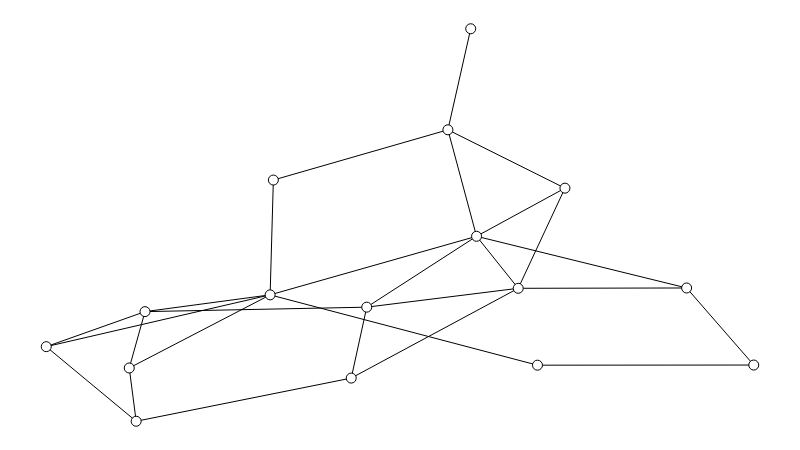

The notebook cell this image was saved under:
### Markdown cell above
Opa, isso é promissor! Temos um comportamento quase logaritmico, ou seja, parece que o comprimento médio praticamente estabiliza a partir de um certo número de nós. Isso parece ser uma boa proposta de pequeno mundo! Mas...

## O teste do macaco

As duplas Elisa/Bruna e Isabella/Hugo repararam que esse tipo de comportamento logaritmico também parece ser verdade para um grafo *aleatório*. O que significa grafo aleatório? Imagine um grafo que começa vazio, sem nenhuma aresta, e aos poucos um macaco vai colocando arestas aleatoriamente.

Esse modelo de construção é conhecido como [Erdos-Renyi](https://en.wikipedia.org/wiki/Erd%C5%91s%E2%80%93R%C3%A9nyi_model) e sua formalização é simples: existe uma probabilidade $p$ tal que, para quaisquer dois nós $n$ e $m$, a probabilidade da aresta $\{n, m\}$ existir é $p$.

É fácil adaptar uma função pronta do *NetworkX* para gerar grafos Erdos-Renyi com dado número de nós e dado grau médio esperado.

### Code cell
def erdos_renyi_graph(num_nodes, avg_degree):
    if num_nodes == 1:
        return nx.empty_graph(num_nodes)

    # Calcula limite de arestas a partir do grau médio.
    # Você consegue enxergar porque essa relação vale?
    max_edges = int((num_nodes * avg_degree) / 2 + 0.5)

    # A partir desse limite de arestas, calculamos o p.
    p = max_edges / (num_nodes * (num_nodes - 1))

    # Agora podemos usar a função pronta, baseada em p.
    return nx.erdos_renyi_graph(num_nodes, p)


# Gera um grafo aleatório.
g = erdos_renyi_graph(NUM_NODES, AVG_DEGREE)

# Atribui posições aos nós.
sn.set_spring_positions(g)

# Mostra o grafo.
show_graph(g)

### Figure 1 — Plotly figure (JSON) as saved in the notebook; plotly's stock layout.template omitted (floating-point values rounded to 4 significant figures)
{"data": [{"hoverinfo": "none", "line": {"color": "rgb(0, 0, 0)", "width": 1}, "mode": "lines", "type": "scatter", "uid": "acc9b728-a9fa-11e8-961e-24f5aaf6d19e", "x": [0.321, 0.3164, null, 0.321, 0.5677, null, 0.6671, 0.9051, null, 0.6671, 0.6082, null, 0.6671, 0.453, null, 0.6671, 0.7331, null, 0.6671, 0.4311, null, 0.3164, 0, null, 0.3164, 0.6943, null, 0.3164, 0.1396, null, 0.3164, 0.6082, null, 0.3164, 0.1173, null, 1, 0.9051, null, 1, 0.6943, null, 0.9051, 0.6082, null, 0, 0.1271, null, 0, 0.1396, null, 0.6, 0.5677, null, 0.1271, 0.4311, null, 0.1271, 0.1173, null, 0.1396, 0.453, null, 0.1396, 0.1173, null, 0.6082, 0.453, null, 0.6082, 0.5677, null, 0.6082, 0.7331, null, 0.453, 0.4311, null, 0.5677, 0.7331, null], "y": [0.6145, 0.322, null, 0.6145, 0.7426, null, 0.3387, 0.3396, null, 0.3387, 0.4712, null, 0.3387, 0.2907, null, 0.3387, 0.5939, null, 0.3387, 0.11, null, 0.322, 0.19, null, 0.322, 0.1428, null, 0.322, 0.2793, null, 0.322, 0.4712, null, 0.322, 0.1357, null, 0.1432, 0.3396, null, 0.1432, 0.1428, null, 0.3396, 0.4712, null, 0.19, 0, null, 0.19, 0.2793, null, 1, 0.7426, null, 0, 0.11, null, 0, 0.1357, null, 0.2793, 0.2907, null, 0.2793, 0.1357, null, 0.4712, 0.2907, null, 0.4712, 0.7426, null, 0.4712, 0.5939, null, 0.2907, 0.11, null, 0.7426, 0.5939, null]}, {"hoverinfo": "none", "marker": {"color": "rgb(255, 255, 255)", "line": {"color": "rgb(0, 0, 0)", "width": 1}, "size": 10}, "mode": "markers+text", "text": [], "textfont": {"color": "rgb(0, 0, 0)"}, "textposition": "middle center", "type": "scatter", "uid": "acc9b729-a9fa-11e8-aee5-24f5aaf6d19e", "x": [0.321, 0.6671, 0.3164, 1, 0.9051, 0, 0.6943, 0.6, 0.1271, 0.1396, 0.6082, 0.453, 0.5677, 0.7331, 0.4311, 0.1173], "y": [0.6145, 0.3387, 0.322, 0.1432, 0.3396, 0.19, 0.1428, 1, 0, 0.2793, 0.4712, 0.2907, 0.7426, 0.5939, 0.11, 0.1357]}], "layout": {"height": 450, "margin": {"b": 0, "l": 0, "r": 0, "t": 0}, "showlegend": false, "width": 800, "xaxis": {"showgrid": false, "showticklabels": false, "zeroline": false}, "yaxis": {"showgrid": false, "showticklabels": false, "zeroline": false}}}
